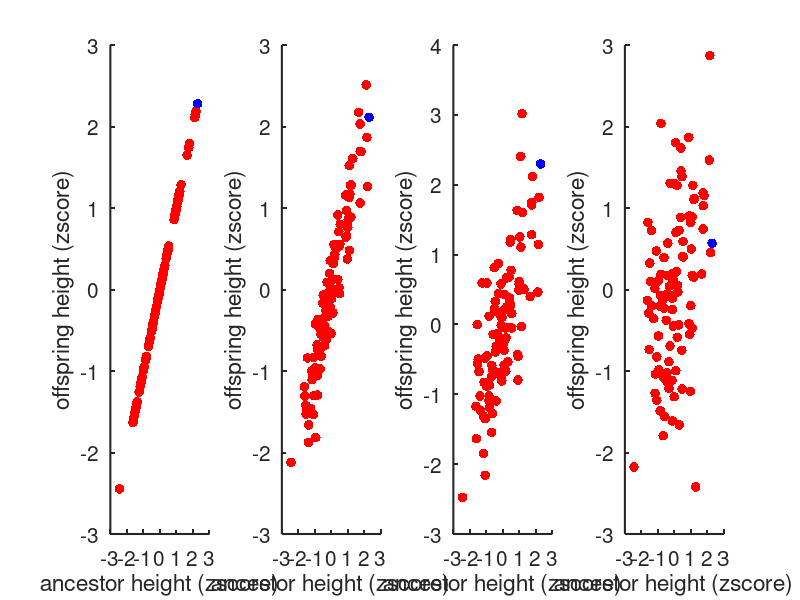

MATLAB code to generate this figure:
% simulate galton's example
clear;
ancestor = normrnd(170, 15, 100, 1);
offspring{1} = ancestor*1.03; % no noise
offspring{2} = ancestor*1.03+normrnd(0, 5, 100,1); % add some randomness to offsprings (noise)
offspring{3} = ancestor*1.03+normrnd(0, 15, 100,1); % add more randomness 
offspring{4} = ancestor*1.03+normrnd(0, 30, 100,1); % more randomness 

% let's track the ancestor who has the maximum height, which will be marked as blue!
[~, max_idx] = max(ancestor);

figure;
screensize = get( 0, 'Screensize');
set(gcf,'Position',[0 0 screensize(3)/2.5 screensize(4)/5])
for i = 1:numel(offspring)
    subplot(1,numel(offspring),i);
    x = zscore(ancestor);
    y = zscore(offspring{i});
    scatter(x, y, 50, 'r', 'filled');
    hold on;
    scatter(x(max_idx), y(max_idx), 50, 'b', 'filled');
    set(gca, 'fontsize', 15, 'linewidth', 1.5);
    xlabel('ancestor height (zscore)');
    ylabel('offspring height (zscore)');
end